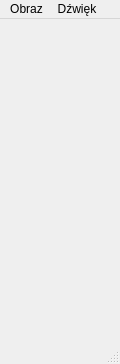
<?xml version="1.0" encoding="UTF-8"?>
<ui version="4.0">
 <class>MainWindow</class>
 <widget class="QMainWindow" name="MainWindow">
  <property name="windowModality">
   <enum>Qt::NonModal</enum>
  </property>
  <property name="enabled">
   <bool>true</bool>
  </property>
  <property name="geometry">
   <rect>
    <x>0</x>
    <y>0</y>
    <width>120</width>
    <height>364</height>
   </rect>
  </property>
  <property name="windowTitle">
   <string>Przekształcenia</string>
  </property>
  <widget class="QWidget" name="centralWidget"/>
  <widget class="QStatusBar" name="statusBar"/>
  <widget class="QMenuBar" name="menuBar">
   <property name="geometry">
    <rect>
     <x>0</x>
     <y>0</y>
     <width>120</width>
     <height>21</height>
    </rect>
   </property>
   <widget class="QMenu" name="menuPlik">
    <property name="title">
     <string>Obraz</string>
    </property>
    <addaction name="actionOtw_rz"/>
    <addaction name="actionZapisz_2"/>
    <addaction name="separator"/>
   </widget>
   <widget class="QMenu" name="menuD_wi_k">
    <property name="title">
     <string>Dźwięk</string>
    </property>
    <addaction name="actionOtw_rz_2"/>
    <addaction name="actionZapisz"/>
    <addaction name="separator"/>
   </widget>
   <addaction name="menuPlik"/>
   <addaction name="menuD_wi_k"/>
  </widget>
  <action name="actionOtw_rz">
   <property name="text">
    <string>Otwórz</string>
   </property>
  </action>
  <action name="actionZapisz_2">
   <property name="text">
    <string>Zapisz</string>
   </property>
  </action>
  <action name="actionOtw_rz_2">
   <property name="text">
    <string>Otwórz</string>
   </property>
  </action>
  <action name="actionZapisz">
   <property name="text">
    <string>Zapisz</string>
   </property>
  </action>
 </widget>
 <layoutdefault spacing="6" margin="11"/>
 <resources/>
 <connections/>
</ui>
